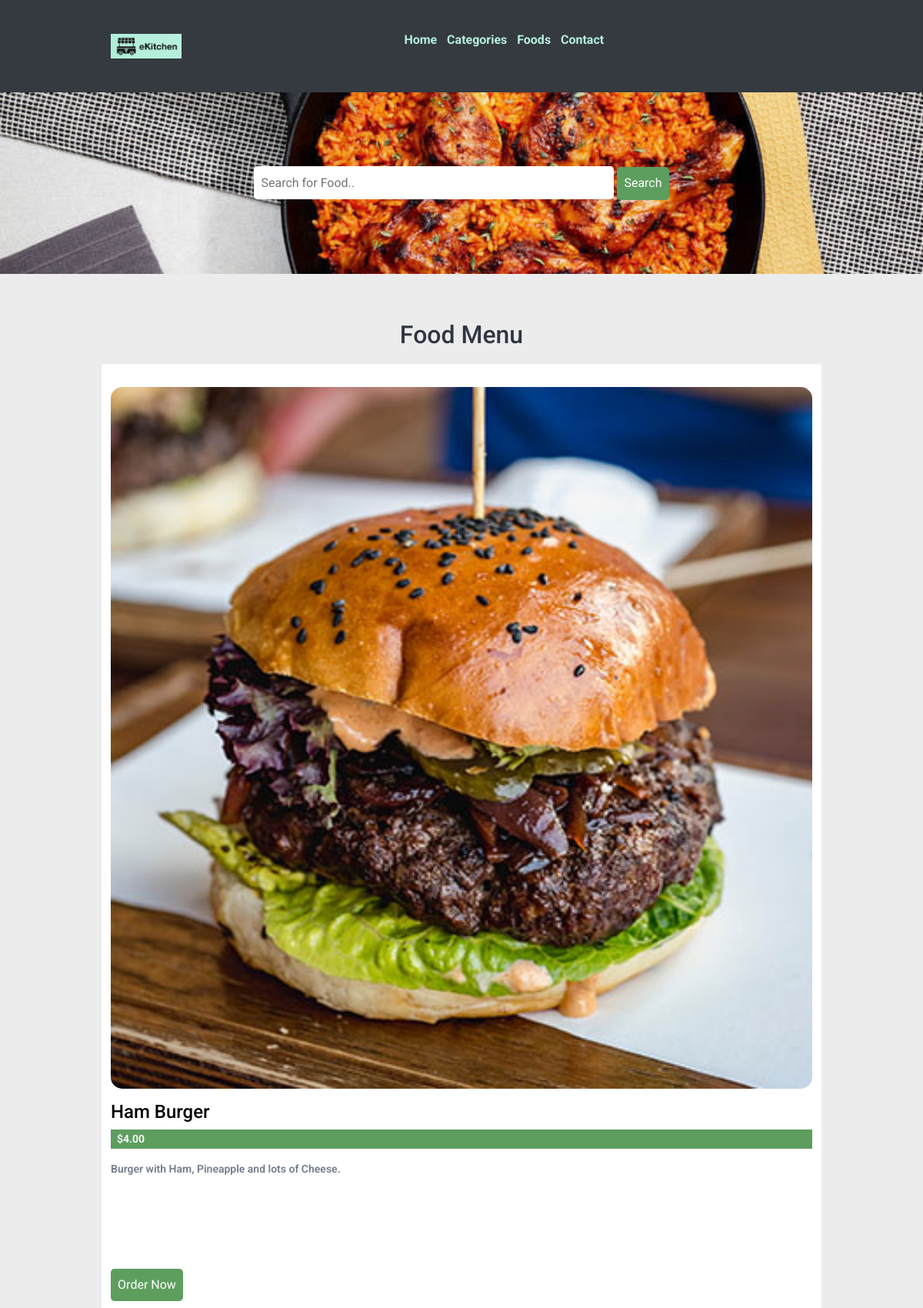
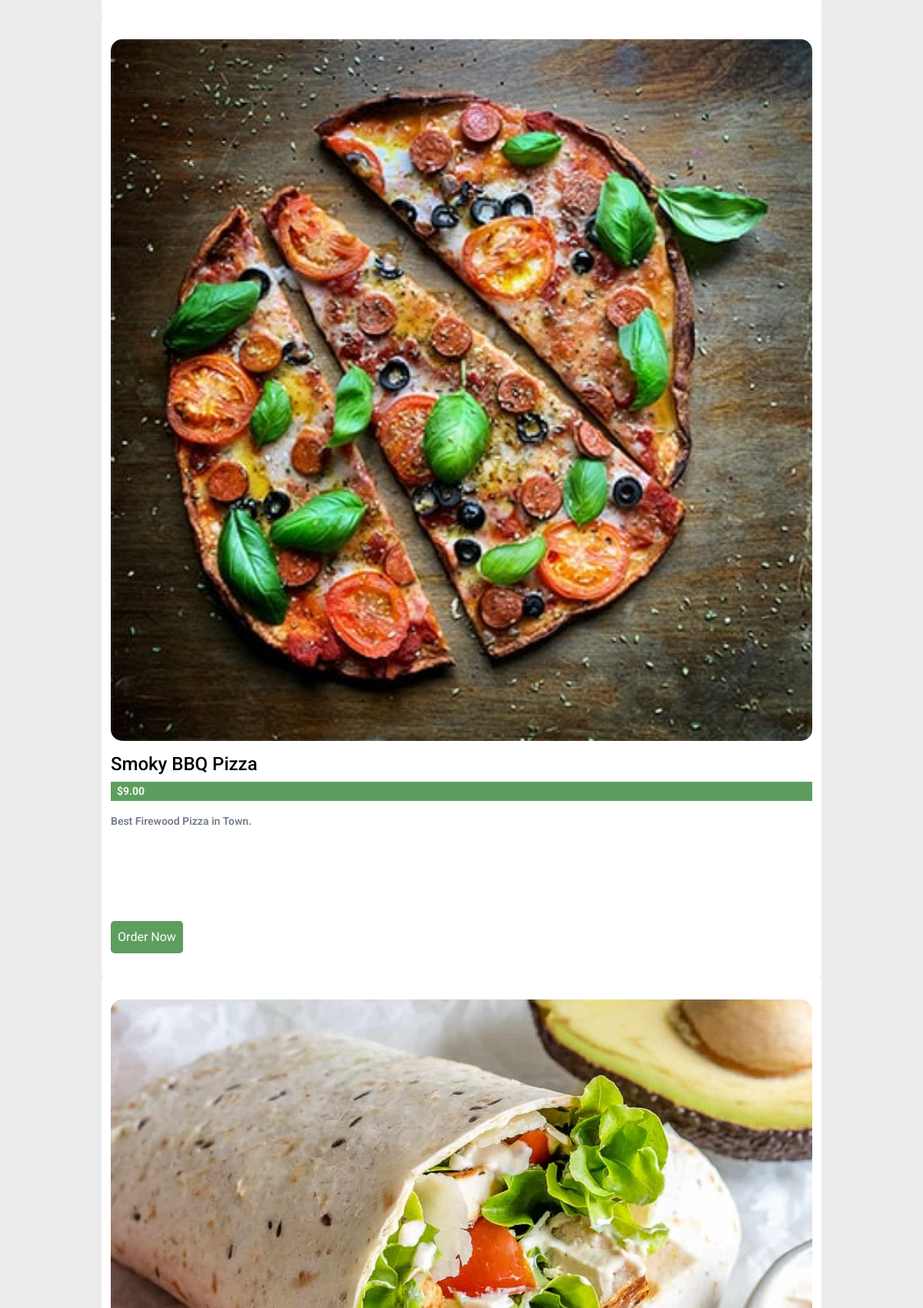
Screenshot of /foods.php (upper part) with the database file from the repository (2 pictures, top to bottom).
### tables this page shows
CREATE TABLE `tbl_food` (
  `id` int(10) UNSIGNED NOT NULL,
  `title` varchar(100) NOT NULL,
  `description` text NOT NULL,
  `price` decimal(10,2) NOT NULL,
  `image_name` varchar(255) NOT NULL,
  `category_id` int(10) UNSIGNED NOT NULL,
  `featured` varchar(10) NOT NULL,
  `active` varchar(10) NOT NULL
);

### foods.php (the view, shortened to what this page needs)
<?php include('partials-front/menu.php'); ?>
<section class="food-search text-center">
    <div class="container">
        <form action="<?php echo SITEURL; ?>food-search.php" method="POST">
            <input type="search" name="search" placeholder="Search for Food.." required>
            <input type="submit" name="submit" value="Search" class="btn btn-primary">
        </form>
    </div>
</section>
<section class="food-menu">
    <div class="container">
        <h2 class="text-center">Food Menu</h2>
        <?php
            $sql = "SELECT * FROM tbl_food WHERE active='Yes'";
            $res=mysqli_query($conn, $sql);
            $count = mysqli_num_rows($res);
            if($count>0)
            {
                while($row=mysqli_fetch_assoc($res))
                {
                    $id = $row['id'];
                    $title = $row['title'];
                    $description = $row['description'];
                    $price = $row['price'];
                    $image_name = $row['image_name'];
                    ?>
                    <div class="food-menu-box">
                        <div class="food-menu-img">
                            <?php
                                if($image_name=="")
                                {
                                    echo "<div class='error'>Image not Available.</div>";
                                }
                                else
                                {
                                    ?>
                                    <img src="<?php echo SITEURL; ?>images/food/<?php echo $image_name; ?>" alt="Chicke Hawain Pizza" class="img-responsive img-curve">
                                    <?php
                                }
                            ?>
                        </div>
                        <div class="food-menu-desc">
                            <h4><?php echo $title; ?></h4>
                            <p class="food-price">$<?php echo $price; ?></p>
                            <p class="food-detail">
                                <?php echo $description; ?>
                            </p>
                            <br>
                            <a href="<?php echo SITEURL; ?>order.php?food_id=<?php echo $id; ?>" class="btn btn-primary">Order Now</a>
                        </div>
                    </div>
                    <?php
                }
            }
            else
            {
                echo "<div class='error'>Food not found.</div>";
            }
        ?>
    </div>
</section>
<?php include('partials-front/footer.php'); ?>

### css/style.css (style rules this page uses)
* { margin: 0 0; padding: 0 0; font-family: "Roboto", sans-serif; }
.container { width: 80%; margin: 0 auto; padding: 1%; }
.img-responsive { width: 100%; }
.img-curve { border-radius: 15px; }
.text-center { text-align: center; }
.text-white { color: white; }
.btn { padding: 1%; border: none; font-size: 1rem; border-radius: 5px; }
.btn-primary { background-color: #5d9e5f; color: white; cursor: pointer; }
h2 { color: #2f3542; font-size: 2rem; margin-bottom: 2%; }
.food-search { background-image: url(../images/jollof.jpg); background-size: cover; background-repeat: no-repeat; background-position: center; padding: 7% 0; }
.food-search input[type="search"] { width: 50%; padding: 1%; font-size: 1rem; border: none; border-radius: 5px; }
.food-menu { background-color: #ececec; padding: 4% 0; }
.food-menu-box { background-color: white; border-radius: 4px; background-color: white; border-radius: 4px; display: flex; flex-direction: column; padding: 30px 12px; }
.food-menu-img { margin-bottom: 16px; }
.food-menu-desc > h4 { color: #000000; font-size: 1.5rem !important; }
.food-price { color: #ffff; padding: 2px 8px; font-size: 14px; font-weight: 600; background: #5d9e5f; }
.food-detail { font-size: 14px; color: #747d8c; height: 100px; font-weight: 600; }

### rows the page displays
tbl_food: image_name (picture), title "Ham Burger", price "4.00", description "Burger with Ham, Pineapple and lots of Cheese."
tbl_food: image_name (picture), title "Smoky BBQ Pizza", price "9.00", description "Best Firewood Pizza in Town."
tbl_food: image_name (picture)
